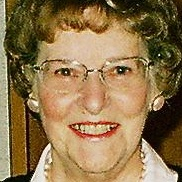
#> input picture 2_Train_FaceRecognition_with_ML/crop_data/female/female_1269.jpg, 182 x 182 px; its folder holds only this picture in this run
$ jupyter execute 02_eda.ipynb
#> lines starting #> are read from the running program, lines starting #| are printed output that depends on the picture
[cell 1]
import numpy as np
import pandas as pd

#visualization
import matplotlib.pyplot as plt
import seaborn as sns

# computer vision library
import cv2

#glob

from glob import glob

[cell 2]
#extract path of female and male from crop_data folder
fpath=glob(r'C:\Users\dell\Desktop\Minor_project_facerec\face\2_Train_FaceRecognition_with_ML\crop_data\female\*.jpg')
mpath=glob(r'C:\Users\dell\Desktop\Minor_project_facerec\face\2_Train_FaceRecognition_with_ML\crop_data\male\*.jpg')

[cell 3]
print("The number of images in female path =",len(fpath))
print("The number of images in male path =",len(mpath))

[cell 4]
df_female=pd.DataFrame(fpath,columns=['filepath'])
df_female['gender']='female'

df_male=pd.DataFrame(mpath,columns=['filepath'])
df_male['gender']='male'

df=pd.concat((df_female,df_male),axis=0)
df.head()

[cell 5]
df.tail()

[cell 6]
df.shape

[cell 7]
# it wil take each image path
# then return width of the image
def get_size(path):
    img=cv2.imread(path)
#> img is the input picture: shape (182, 182, 3); mean B, G, R 76.8, 116.6, 143.2
    return img.shape[0]

[cell 8]
df['dimension']=df['filepath'].apply(get_size) #store dimension of image in the columns

[cell 9]
df.head()

[cell 10]
dist_gender=df['gender'].value_counts()
dist_gender

[cell 11]
fig,ax=plt.subplots(1,2)
dist_gender.plot(kind='bar',ax=ax[0])
dist_gender.plot(kind='pie',ax=ax[1],autopct='%0.0f%%')
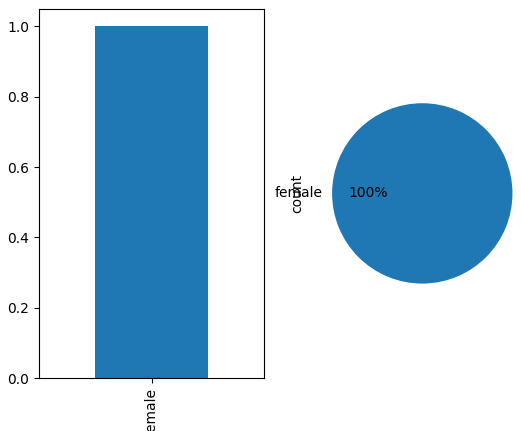
#> figure drawn by matplotlib, 2 panels

[cell 12]
dist_size=df['dimension'].value_counts()
dist_size
sns.histplot(df['dimension'])
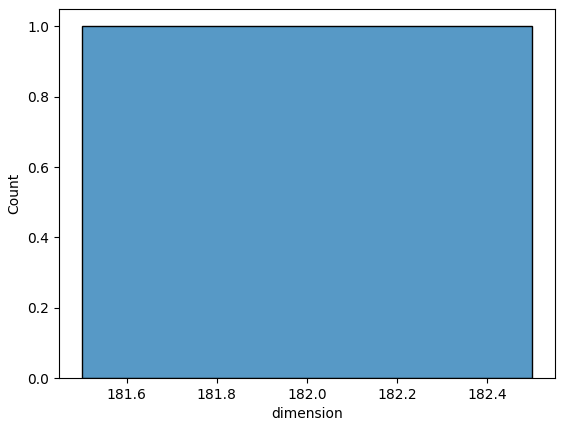
#> figure drawn by matplotlib, 1 panel

[cell 13]
fig,ax=plt.subplots(1,2)
dist_size.plot(kind='bar',ax=ax[0])
dist_size.plot(kind='pie',ax=ax[1],autopct='%0.0f%%')

[cell 14]
sns.catplot(data=df, x='gender', y='dimension',kind='box', palette={'male': 'black', 'female': 'lightpink'})
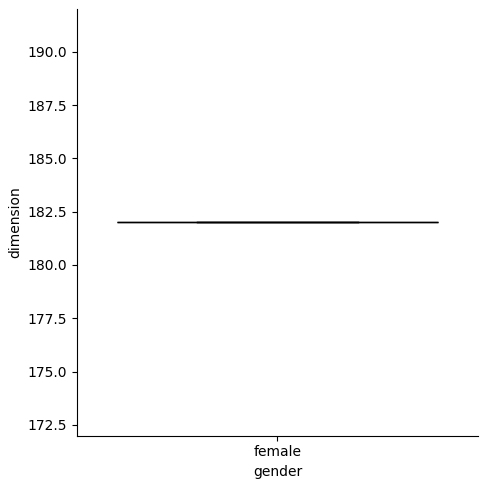
#> figure drawn by matplotlib, 1 panel

### Consider the images with more than60** and resize the image to 100*100

[cell 15]
df_filter=df.query('dimension>60')
df_filter.shape

[cell 16]
df_filter['gender'].value_counts(normalize=True)

### Structure the images to 100x100

[cell 17]
def structuring(path):
    try:
        img=cv2.imread(path)
        gray_img=cv2.cvtColor(img, cv2.COLOR_BGR2GRAY)
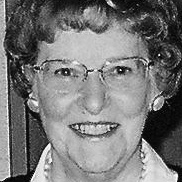
#> gray_img: shape (182, 182); min 1, max 254, mean 120
        # resize the imgage 100x100
        size=gray_img.shape[0]
#> size = 182
        if size>=100:
            gray_resize=cv2.resize(gray_img,(100,100), cv2.INTER_AREA)
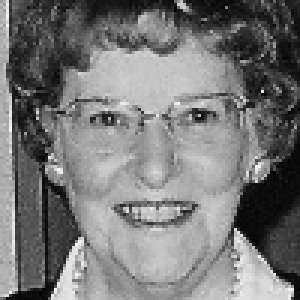
#> gray_resize: shape (100, 100) (shown 3 times larger); min 3, max 246, mean 119.9
        else:
            gray_resize=cv2.resize(gray_img,(100,100), cv2.INTER_CUBIC)

        fatten_image=gray_resize.flatten()
#> fatten_image = 10000 values, max 246 at index 9618, min 3 at index 9713, mean 119.9
        return fatten_image
    except:
         return None

$ run again, on 2_Train_FaceRecognition_with_ML/crop_data/female/female_4221.jpg
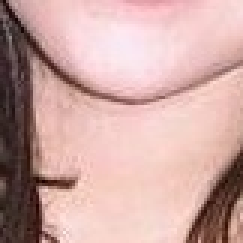
#> input picture 2_Train_FaceRecognition_with_ML/crop_data/female/female_4221.jpg, 81 x 81 px (shown 3 times larger)
#> in get_size, img is the input picture: shape (81, 81, 3); mean B, G, R 162.6, 167.2, 203.6
#> `[cell 14] sns.catplot(data=df, x='gender', y='dimension',kind='box', p..`:
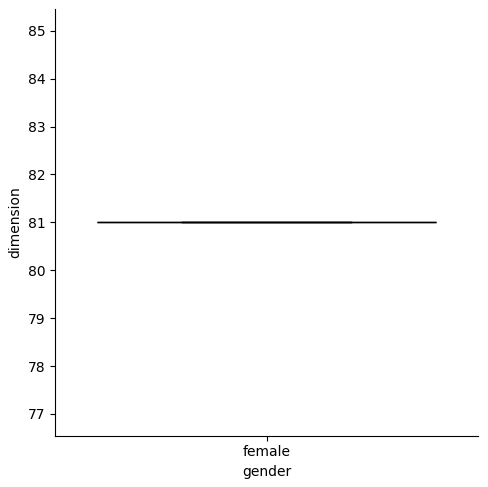
#> figure drawn by matplotlib, 1 panel
#> in structuring, `gray_resize=cv2.resize(gray_img,(100,100), cv2.INTER_CUBIC)`:
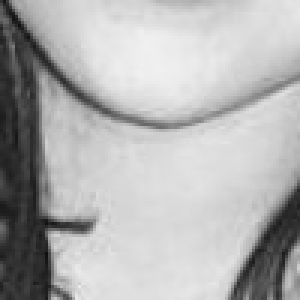
#> gray_resize: shape (100, 100) (shown 3 times larger); min 16, max 240, mean 177.5
#> fatten_image = 10000 values, max 240 at index 1349, min 16 at index 8415, mean 177.5

$ run again, on 2_Train_FaceRecognition_with_ML/crop_data/female/female_2192.jpg
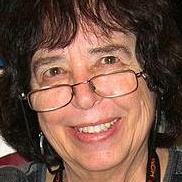
#> input picture 2_Train_FaceRecognition_with_ML/crop_data/female/female_2192.jpg, 182 x 182 px
#> in get_size, img is the input picture: shape (182, 182, 3); mean B, G, R 68.8, 82.8, 117.3
#> in structuring, `gray_img=cv2.cvtColor(img, cv2.COLOR_BGR2GRAY)`:
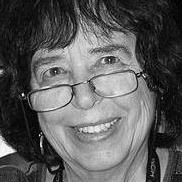
#> gray_img: shape (182, 182); min 0, max 254, mean 91.5
#> in structuring, `gray_resize=cv2.resize(gray_img,(100,100), cv2.INTER_AREA)`:
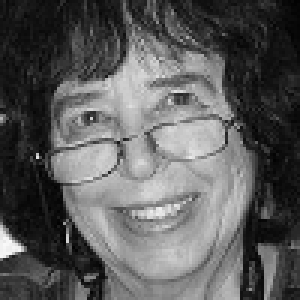
#> gray_resize: shape (100, 100) (shown 3 times larger); min 2, max 249, mean 91.3
#> fatten_image = 10000 values, max 249 at index 8003, min 2 at index 98, mean 91.35

$ run again, on 2_Train_FaceRecognition_with_ML/crop_data/female/female_267.jpg
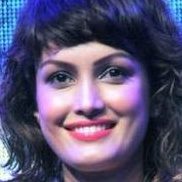
#> input picture 2_Train_FaceRecognition_with_ML/crop_data/female/female_267.jpg, 182 x 182 px
#> in get_size, img is the input picture: shape (182, 182, 3); mean B, G, R 112.6, 81.5, 88.1
#> in structuring, `gray_img=cv2.cvtColor(img, cv2.COLOR_BGR2GRAY)`:
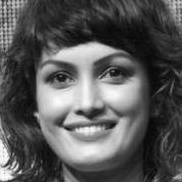
#> gray_img: shape (182, 182); min 3, max 252, mean 87
#> in structuring, `gray_resize=cv2.resize(gray_img,(100,100), cv2.INTER_AREA)`:
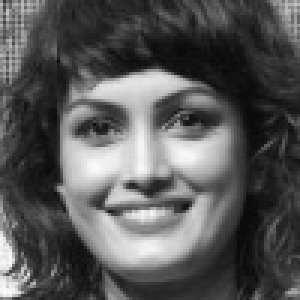
#> gray_resize: shape (100, 100) (shown 3 times larger); min 8, max 251, mean 86.9
#> fatten_image = 10000 values, max 251 at index 9701, min 8 at index 6783, mean 86.92
